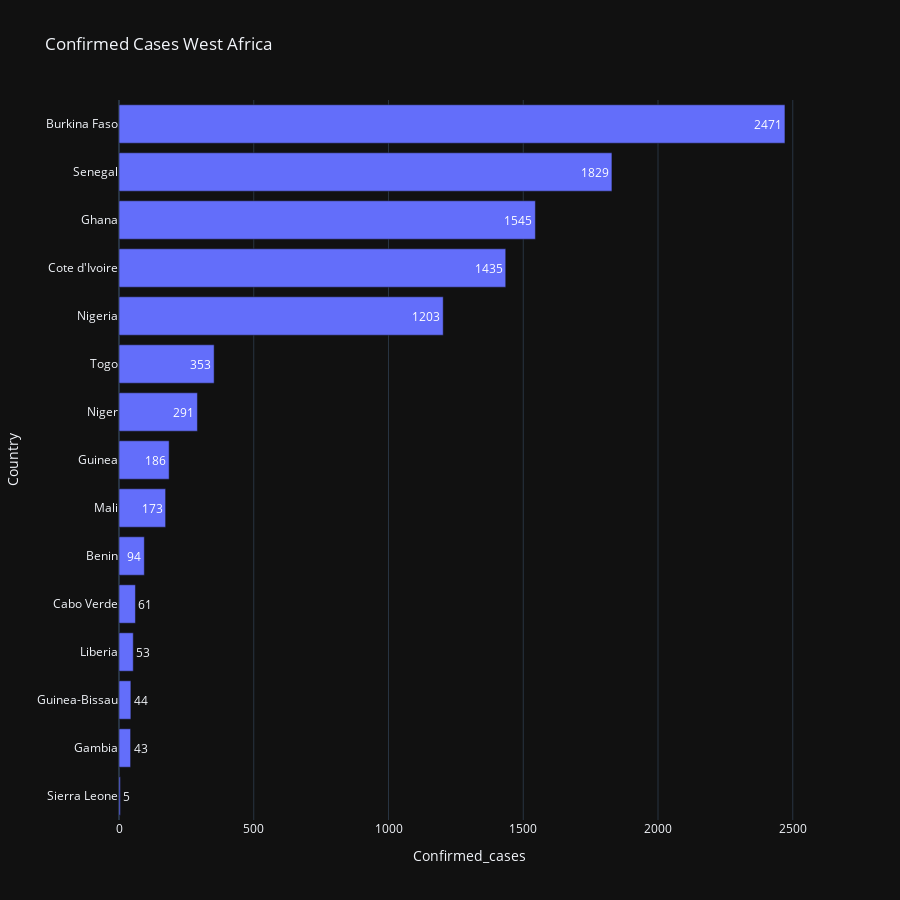

Notebook code for this chart:
### Markdown cell above
## Graphique des cas confirmes

### Code cell
fig = px.bar(global_confirmiedcases.sort_values('Confirmed_cases',ascending=False)[:20][::-1],x='Confirmed_cases',y='Country',title='Confirmed Cases West Africa',text='Confirmed_cases', height=900, orientation='h')
fig.show()

### Figure 1 — Plotly figure (JSON) as saved in the notebook; plotly's stock layout.template omitted (floating-point values rounded to 4 significant figures)
{"data": [{"alignmentgroup": "True", "hoverlabel": {"namelength": 0}, "hovertemplate": "Confirmed_cases=%{text}<br>Country=%{y}", "legendgroup": "", "marker": {"color": "#636efa"}, "name": "", "offsetgroup": "", "orientation": "h", "showlegend": false, "text": [5, 43, 44, 53, 61, 94, 173, 186, 291, 353, 1203, 1435, 1545, 1829, 2471], "textposition": "auto", "type": "bar", "x": [5, 43, 44, 53, 61, 94, 173, 186, 291, 353, 1203, 1435, 1545, 1829, 2471], "xaxis": "x", "y": ["Sierra Leone", "Gambia", "Guinea-Bissau", "Liberia", "Cabo Verde", "Benin", "Mali", "Guinea", "Niger", "Togo", "Nigeria", "Cote d'Ivoire", "Ghana", "Senegal", "Burkina Faso"], "yaxis": "y"}], "layout": {"barmode": "relative", "height": 900, "legend": {"tracegroupgap": 0}, "title": {"text": "Confirmed Cases West Africa"}, "xaxis": {"anchor": "y", "domain": [0, 1], "title": {"text": "Confirmed_cases"}}, "yaxis": {"anchor": "x", "domain": [0, 1], "title": {"text": "Country"}}}}
